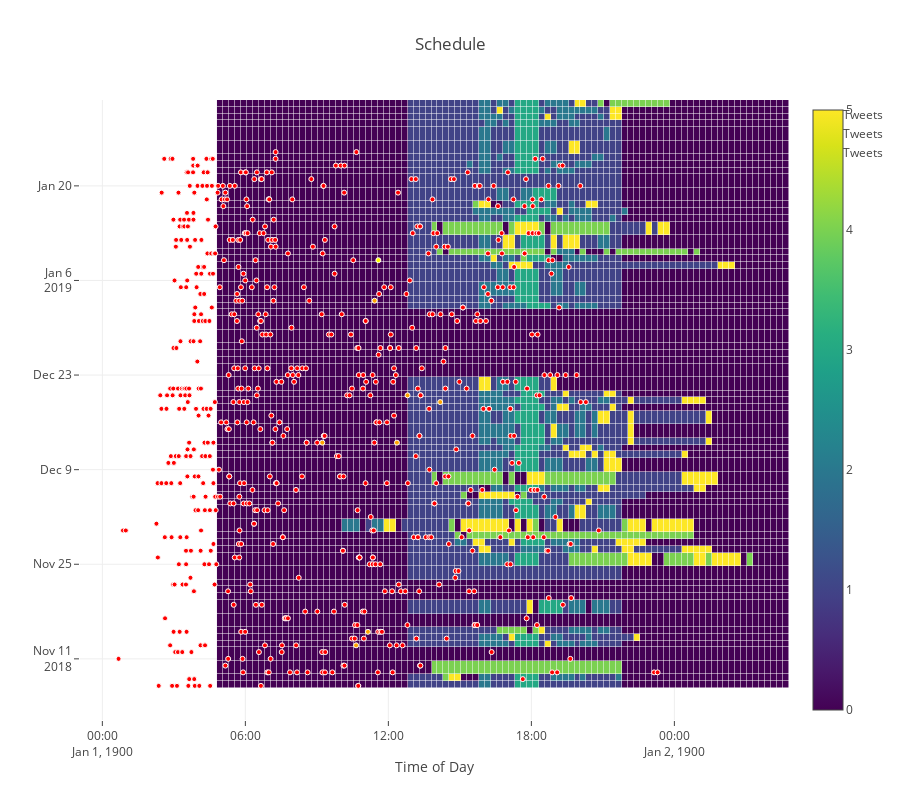

Notebook code cell kept with this figure:
### Code cell
heatmap = go.Heatmap(
    z=schedule.values,
    x=schedule.columns,
    y=schedule.index,
    text=schedule.columns,
    hoverinfo='text',
    name='Schedule',
    colorscale='Viridis',
    xgap=0.5,
    ygap=0.5
)


iphone = go.Scatter(
    x = iphone_tweets['faketime'],
    y = iphone_tweets['date'],
    text = iphone_tweets['annotation'],
    hoverinfo='text',
    mode = 'markers',
    name='Tweets',
    marker = dict(
        size = 5,
        color = 'red',
        line = dict(
            color = 'white',
            width = 1,
        )
    )
)

android = go.Scatter(
    x = android_tweets['faketime'],
    y = android_tweets['date'],
    text = android_tweets['annotation'],
    hoverinfo='text',
    mode = 'markers',
    name='Tweets',
    marker = dict(
        size = 5,
        color = 'orange',
        line = dict(
            color = 'white',
            width = 1,
        )
    )
)

ipad = go.Scatter(
    x = ipad_tweets['faketime'],
    y = ipad_tweets['date'],
    text = ipad_tweets['annotation'],
    hoverinfo='text',
    mode = 'markers',
    name='Tweets',
    marker = dict(
        size = 5,
        color = 'yellow',
        line = dict(
            color = 'white',
            width = 1,
        )
    )
)

data = [heatmap, iphone, android, ipad]
#data = [iphone, android, ipad]

layout = go.Layout(
    title = "Schedule",
    hovermode='closest',
    xaxis=dict(
        title='Time of Day'
    ),
    height=800
)

fig = go.Figure(data=data,layout=layout)
py.offline.iplot(fig)
py.offline.plot(fig,filename='trump_schedule_tweet_overlay.html')

### Figure 1 — Plotly figure (JSON) as saved in the notebook; plotly's stock layout.template omitted (floating-point values rounded to 4 significant figures; data arrays with more than 128 entries replaced by an {"elided": "..."} marker saying what was removed)
{"data": [{"colorscale": "Viridis", "hoverinfo": "text", "name": "Schedule", "text": ["1900-01-01 04:56:00", "1900-01-01 05:11:00", "1900-01-01 05:26:00", "1900-01-01 05:41:00", "1900-01-01 05:56:00", "1900-01-01 06:11:00", "1900-01-01 06:26:00", "1900-01-01 06:41:00", "1900-01-01 06:56:00", "1900-01-01 07:11:00", "1900-01-01 07:26:00", "1900-01-01 07:41:00", "1900-01-01 07:56:00", "1900-01-01 08:11:00", "1900-01-01 08:26:00", "1900-01-01 08:41:00", "1900-01-01 08:56:00", "1900-01-01 09:11:00", "1900-01-01 09:26:00", "1900-01-01 09:41:00", "1900-01-01 09:56:00", "1900-01-01 10:11:00", "1900-01-01 10:26:00", "1900-01-01 10:41:00", "1900-01-01 10:56:00", "1900-01-01 11:11:00", "1900-01-01 11:26:00", "1900-01-01 11:41:00", "1900-01-01 11:56:00", "1900-01-01 12:11:00", "1900-01-01 12:26:00", "1900-01-01 12:41:00", "1900-01-01 12:56:00", "1900-01-01 13:11:00", "1900-01-01 13:26:00", "1900-01-01 13:41:00", "1900-01-01 13:56:00", "1900-01-01 14:11:00", "1900-01-01 14:26:00", "1900-01-01 14:41:00", "1900-01-01 14:56:00", "1900-01-01 15:11:00", "1900-01-01 15:26:00", "1900-01-01 15:41:00", "1900-01-01 15:56:00", "1900-01-01 16:11:00", "1900-01-01 16:26:00", "1900-01-01 16:41:00", "1900-01-01 16:56:00", "1900-01-01 17:11:00", "1900-01-01 17:26:00", "1900-01-01 17:41:00", "1900-01-01 17:56:00", "1900-01-01 18:11:00", "1900-01-01 18:26:00", "1900-01-01 18:41:00", "1900-01-01 18:56:00", "1900-01-01 19:11:00", "1900-01-01 19:26:00", "1900-01-01 19:41:00", "1900-01-01 19:56:00", "1900-01-01 20:11:00", "1900-01-01 20:26:00", "1900-01-01 20:41:00", "1900-01-01 20:56:00", "1900-01-01 21:11:00", "1900-01-01 21:26:00", "1900-01-01 21:41:00", "1900-01-01 21:56:00", "1900-01-01 22:11:00", "1900-01-01 22:26:00", "1900-01-01 22:41:00", "1900-01-01 22:56:00", "1900-01-01 23:11:00", "1900-01-01 23:26:00", "1900-01-01 23:41:00", "1900-01-01 23:56:00", "1900-01-02 00:11:00", "1900-01-02 00:26:00", "1900-01-02 00:41:00", "1900-01-02 00:56:00", "1900-01-02 01:11:00", "1900-01-02 01:26:00", "1900-01-02 01:41:00", "1900-01-02 01:56:00", "1900-01-02 02:11:00", "1900-01-02 02:26:00", "1900-01-02 02:41:00", "1900-01-02 02:56:00", "1900-01-02 03:11:00", "1900-01-02 03:26:00", "1900-01-02 03:41:00", "1900-01-02 03:56:00", "1900-01-02 04:11:00", "1900-01-02 04:26:00", "1900-01-02 04:41:00"], "type": "heatmap", "x": ["1900-01-01 04:56:00", "1900-01-01 05:11:00", "1900-01-01 05:26:00", "1900-01-01 05:41:00", "1900-01-01 05:56:00", "1900-01-01 06:11:00", "1900-01-01 06:26:00", "1900-01-01 06:41:00", "1900-01-01 06:56:00", "1900-01-01 07:11:00", "1900-01-01 07:26:00", "1900-01-01 07:41:00", "1900-01-01 07:56:00", "1900-01-01 08:11:00", "1900-01-01 08:26:00", "1900-01-01 08:41:00", "1900-01-01 08:56:00", "1900-01-01 09:11:00", "1900-01-01 09:26:00", "1900-01-01 09:41:00", "1900-01-01 09:56:00", "1900-01-01 10:11:00", "1900-01-01 10:26:00", "1900-01-01 10:41:00", "1900-01-01 10:56:00", "1900-01-01 11:11:00", "1900-01-01 11:26:00", "1900-01-01 11:41:00", "1900-01-01 11:56:00", "1900-01-01 12:11:00", "1900-01-01 12:26:00", "1900-01-01 12:41:00", "1900-01-01 12:56:00", "1900-01-01 13:11:00", "1900-01-01 13:26:00", "1900-01-01 13:41:00", "1900-01-01 13:56:00", "1900-01-01 14:11:00", "1900-01-01 14:26:00", "1900-01-01 14:41:00", "1900-01-01 14:56:00", "1900-01-01 15:11:00", "1900-01-01 15:26:00", "1900-01-01 15:41:00", "1900-01-01 15:56:00", "1900-01-01 16:11:00", "1900-01-01 16:26:00", "1900-01-01 16:41:00", "1900-01-01 16:56:00", "1900-01-01 17:11:00", "1900-01-01 17:26:00", "1900-01-01 17:41:00", "1900-01-01 17:56:00", "1900-01-01 18:11:00", "1900-01-01 18:26:00", "1900-01-01 18:41:00", "1900-01-01 18:56:00", "1900-01-01 19:11:00", "1900-01-01 19:26:00", "1900-01-01 19:41:00", "1900-01-01 19:56:00", "1900-01-01 20:11:00", "1900-01-01 20:26:00", "1900-01-01 20:41:00", "1900-01-01 20:56:00", "1900-01-01 21:11:00", "1900-01-01 21:26:00", "1900-01-01 21:41:00", "1900-01-01 21:56:00", "1900-01-01 22:11:00", "1900-01-01 22:26:00", "1900-01-01 22:41:00", "1900-01-01 22:56:00", "1900-01-01 23:11:00", "1900-01-01 23:26:00", "1900-01-01 23:41:00", "1900-01-01 23:56:00", "1900-01-02 00:11:00", "1900-01-02 00:26:00", "1900-01-02 00:41:00", "1900-01-02 00:56:00", "1900-01-02 01:11:00", "1900-01-02 01:26:00", "1900-01-02 01:41:00", "1900-01-02 01:56:00", "1900-01-02 02:11:00", "1900-01-02 02:26:00", "1900-01-02 02:41:00", "1900-01-02 02:56:00", "1900-01-02 03:11:00", "1900-01-02 03:26:00", "1900-01-02 03:41:00", "1900-01-02 03:56:00", "1900-01-02 04:11:00", "1900-01-02 04:26:00", "1900-01-02 04:41:00"], "xgap": 0.5, "y": ["2018-11-07 05:00:00", "2018-11-08 05:00:00", "2018-11-09 05:00:00", "2018-11-12 05:00:00", "2018-11-13 05:00:00", "2018-11-14 05:00:00", "2018-11-15 05:00:00", "2018-11-16 05:00:00", "2018-11-19 05:00:00", "2018-11-20 05:00:00", "2018-11-21 05:00:00", "2018-11-22 05:00:00", "2018-11-23 05:00:00", "2018-11-26 05:00:00", "2018-11-27 05:00:00", "2018-11-28 05:00:00", "2018-11-29 05:00:00", "2018-11-30 05:00:00", "2018-12-03 05:00:00", "2018-12-04 05:00:00", "2018-12-05 05:00:00", "2018-12-06 05:00:00", "2018-12-07 05:00:00", "2018-12-10 05:00:00", "2018-12-11 05:00:00", "2018-12-12 05:00:00", "2018-12-13 05:00:00", "2018-12-14 05:00:00", "2018-12-17 05:00:00", "2018-12-18 05:00:00", "2018-12-19 05:00:00", "2018-12-20 05:00:00", "2018-12-21 05:00:00", "2018-12-24 05:00:00", "2018-12-25 05:00:00", "2018-12-26 05:00:00", "2018-12-27 05:00:00", "2018-12-28 05:00:00", "2018-12-31 05:00:00", "2019-01-01 05:00:00", "2019-01-02 05:00:00", "2019-01-03 05:00:00", "2019-01-04 05:00:00", "2019-01-07 05:00:00", "2019-01-08 05:00:00", "2019-01-09 05:00:00", "2019-01-10 05:00:00", "2019-01-11 05:00:00", "2019-01-14 05:00:00", "2019-01-15 05:00:00", "2019-01-16 05:00:00", "2019-01-17 05:00:00", "2019-01-18 05:00:00", "2019-01-21 05:00:00", "2019-01-22 05:00:00", "2019-01-23 05:00:00", "2019-01-24 05:00:00", "2019-01-25 05:00:00", "2019-01-28 05:00:00", "2019-01-29 05:00:00", "2019-01-30 05:00:00", "2019-01-31 05:00:00", "2019-02-01 05:00:00"], "ygap": 0.5, "z": {"elided": "63x96 int values"}}, {"hoverinfo": "text", "marker": {"color": "red", "line": {"color": "white", "width": 1}, "size": 5}, "mode": "markers", "name": "Tweets", "text": {"elided": "671 str values"}, "type": "scatter", "x": {"elided": "671 str values"}, "y": {"elided": "671 str values"}}, {"hoverinfo": "text", "marker": {"color": "orange", "line": {"color": "white", "width": 1}, "size": 5}, "mode": "markers", "name": "Tweets", "text": ["Thu Dec 13 18:13:39 +0000 2018<br />Happy 382nd Birthday @USNationalGuard. Our entire Nation is forever grateful for all you do 24/7/365. We love you!… https://t.co/dF0icefxhN\"<br />", "Tue Nov 13 19:38:45 +0000 2018<br />We mourn for the lives lost and we pray for the victims of the California Wildfires. I want to thank the Firefighte… https://t.co/wryK9lH4h2\"<br />", "Thu Nov 15 20:08:32 +0000 2018<br />.@FLOTUS Melania and I were honored to visit with our GREAT U.S. MARINES at the Marine Barracks here in Washington,… https://t.co/KIPLJDQ1sp\"<br />", "Thu Jan 03 20:25:18 +0000 2019<br />https://t.co/jsOrDtwdEa\"<br />", "Thu Dec 13 21:21:33 +0000 2018<br />Let’s not do a shutdown, Democrats - do what’s right for the American People! https://t.co/bZg07ZKQqo\"<br />", "Thu Dec 20 21:48:15 +0000 2018<br />Democrats, it is time to come together and put the SAFETY of the AMERICAN PEOPLE before POLITICS. Border security m… https://t.co/zjMZI66I44\"<br />", "Wed Dec 19 23:10:35 +0000 2018<br />After historic victories against ISIS, it’s time to bring our great young people home! https://t.co/xoNjFzQFTp\"<br />"], "type": "scatter", "x": ["1900-01-01 09:13:39", "1900-01-01 10:38:45", "1900-01-01 11:08:32", "1900-01-01 11:25:18", "1900-01-01 12:21:33", "1900-01-01 12:48:15", "1900-01-01 14:10:35"], "y": ["2018-12-13", "2018-11-13", "2018-11-15", "2019-01-03", "2018-12-13", "2018-12-20", "2018-12-19"]}, {"hoverinfo": "text", "marker": {"color": "yellow", "line": {"color": "white", "width": 1}, "size": 5}, "mode": "markers", "name": "Tweets", "text": ["Wed Jan 09 20:34:46 +0000 2019<br />Just left a meeting with Chuck and Nancy, a total waste of time. I asked what is going to happen in 30 days if I qu… https://t.co/NQeyjI5TXJ\"<br />"], "type": "scatter", "x": ["1900-01-01 11:34:46"], "y": ["2019-01-09"]}], "layout": {"height": 800, "hovermode": "closest", "title": {"text": "Schedule"}, "xaxis": {"title": {"text": "Time of Day"}}}}
